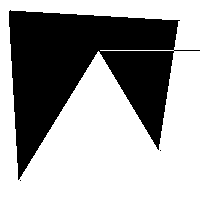

Here is the Python script that generated this plot:
from PIL import Image, ImageDraw 

def change_color(color):
	if color == 255: return 0
	return 255

def belongs_to(point, line):
	xA = line[0][0]
	yA = line[0][1]
	xB = line[1][0]
	yB = line[1][1]
	xC = point[0]
	yC = point[1]
	if (xA < xC < xB and xA < xB) or (yA < yC <yB and yA < yB) or (xB < xC <xA and xB < xA) or (yB < yC <yA and yB < yA):
		return True
	return False

def find_cross_points(line1, line2):
	xA = line1[0][0]
	yA = line1[0][1]
	xB = line1[1][0]
	yB = line1[1][1]
	xC = line2[0][0]
	yC = line2[0][1]
	xD = line2[1][0]
	yD = line2[1][1]
	if ((xA-xB)*(yC-yD)-(yA-yB)*(xC-xD)) == 0 or ((xA-xB)*(yC-yD)-(yA-yB)*(xC-xD)) == 0: return (None)
	xP = ((xA*yB-yA*xB)*(xC-xD)-(xA-xB)*(xC*yD-yC*xD))/((xA-xB)*(yC-yD)-(yA-yB)*(xC-xD))
	yP = ((xA*yB-yA*xB)*(yC-yD)-(yA-yB)*(xC*yD-yC*xD))/((xA-xB)*(yC-yD)-(yA-yB)*(xC-xD))
	if belongs_to((xP,yP),line1) and belongs_to((xP,yP),line2): 
		return (xP,yP)

def polygon(size, points):
	im = Image.new('L',(size,size))
	lines = []
	for i in range(0,len(points)-1):
		lines.append((points[i], points[i+1]))
	lines.append((points[i+1],points[0]))
	for y in range(size):
		color = 255
		cross_points = []
		for line in lines:
			cross_points.append(find_cross_points(line, ((0,y),(size,y))))#kde riadok pretina polygon
		cross_points = filter(lambda x: x!=None, cross_points)
		if len(cross_points) % 2 == 1:#ak je neparny pocet cross points, algoritmus zrejme vynechal nejaky vrchol
			cross_points += points
		for x in range(size):
			if (x,y) in cross_points:
				color = change_color(color)
			im.putpixel((x,y),color)
	im.save('polygon2.png','png')
	

polygon(200,[(10, 10),(180, 20),(160, 150),(100, 50),(20, 180)])
polygon(200,[(10, 10),(180, 20),(160, 45),(190, 55),(160, 65),(160, 150),(130, 70),(100, 50),(20, 180)])
#polygon(200,[(50, 50),(50, 100),(100, 100),(100,50)])








